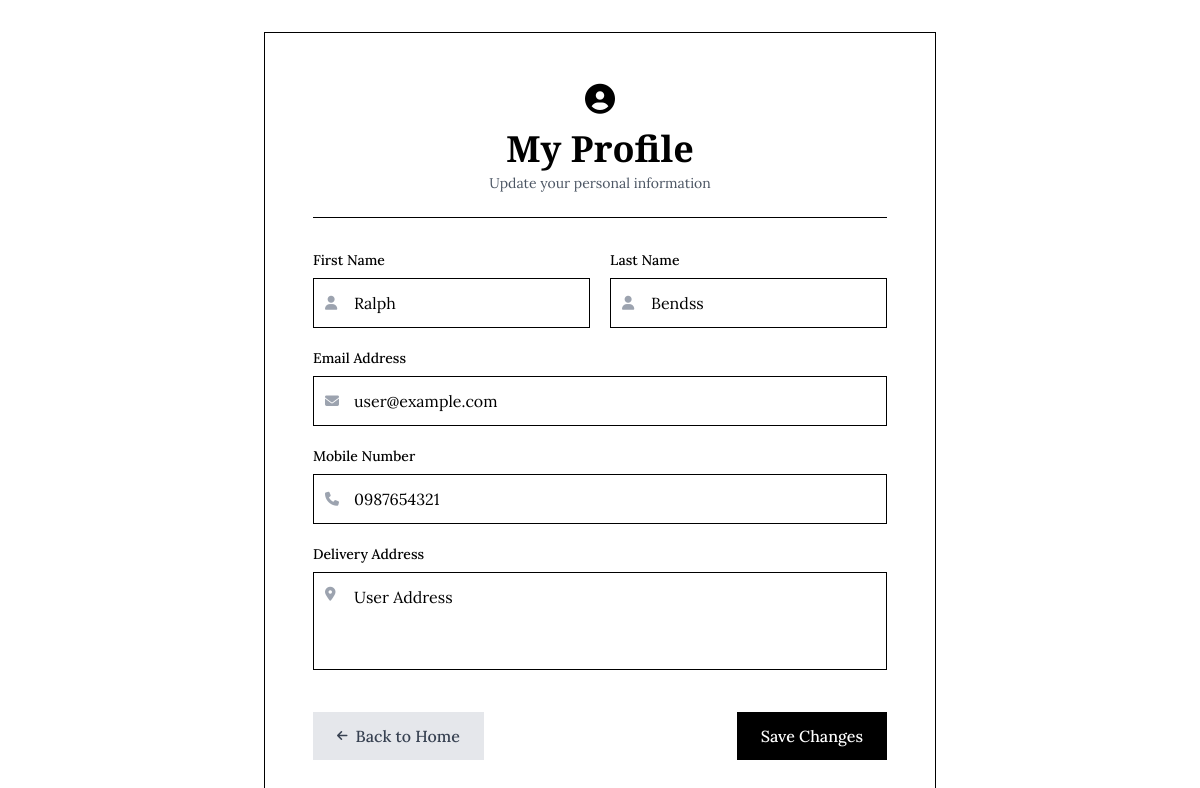
Screenshot of /profile.php (signed in) with the database file from the repository.
### tables this page shows
CREATE TABLE `user_info` (
  `user_id` int NOT NULL,
  `first_name` varchar(100) NOT NULL,
  `last_name` varchar(100) NOT NULL,
  `email` varchar(300) NOT NULL,
  `password` varchar(300) NOT NULL,
  `mobile` varchar(10) NOT NULL,
  `address` varchar(300) NOT NULL,
  `role` enum('admin','user') NOT NULL DEFAULT 'user'
);

### profile.php (the view, shortened to what this page needs)
<?php
require 'admin/db_connect.php';
$user_id = $_SESSION['user_id'];
$user = $conn->query("SELECT * FROM user_info WHERE user_id = $user_id")->fetch_assoc();
?>
<!DOCTYPE html>
<html lang="en">
<head>
    <script src="https://cdn.tailwindcss.com"></script>
    <link rel="stylesheet" href="https://cdnjs.cloudflare.com/ajax/libs/font-awesome/6.4.0/css/all.min.css">
</head>
<body class="min-h-screen bg-white flex items-center justify-center p-4 sm:p-6 md:p-8">
    <div class="w-full max-w-sm sm:max-w-md lg:max-w-2xl">
        <div class="bg-white border border-black p-6 sm:p-8 md:p-10 lg:p-12">
            <div class="text-center mb-6 sm:mb-8 pb-4 sm:pb-6 border-b border-black">
                <i class="fas fa-user-circle text-2xl sm:text-3xl text-black mb-3"></i>
                <h1 class="font-heading text-2xl sm:text-3xl lg:text-4xl font-bold text-black mb-1">My Profile</h1>
                <p class="text-gray-600 text-xs sm:text-sm">Update your personal information</p>
            </div>
            <form method="post" class="space-y-4 sm:space-y-5">
                <div class="grid grid-cols-1 lg:grid-cols-2 gap-4 sm:gap-5">
                    <div>
                        <label for="first_name" class="block text-black font-medium mb-2 text-xs sm:text-sm">First Name</label>
                        <div class="relative">
                            <span class="absolute inset-y-0 left-0 pl-3 flex items-center text-gray-400">
                                <i class="fas fa-user text-xs sm:text-sm"></i>
                            </span>
                            <input
                                type="text"
                                id="first_name"
                                name="first_name"
                                required
                                value="<?php echo htmlspecialchars($user['first_name']); ?>"
                                class="w-full pl-9 sm:pl-10 pr-3 py-2.5 sm:py-3 border border-black focus:outline-none focus:ring-2 focus:ring-black bg-white text-black transition-smooth text-sm sm:text-base"
                            >
                        </div>
                    </div>
                    <div>
                        <label for="last_name" class="block text-black font-medium mb-2 text-xs sm:text-sm">Last Name</label>
                        <div class="relative">
                            <span class="absolute inset-y-0 left-0 pl-3 flex items-center text-gray-400">
                                <i class="fas fa-user text-xs sm:text-sm"></i>
                            </span>
                            <input
                                type="text"
                                id="last_name"
                                name="last_name"
                                required
                                value="<?php echo htmlspecialchars($user['last_name']); ?>"
                                class="w-full pl-9 sm:pl-10 pr-3 py-2.5 sm:py-3 border border-black focus:outline-none focus:ring-2 focus:ring-black bg-white text-black transition-smooth text-sm sm:text-base"
                            >
                        </div>
                    </div>
                </div>
                <div>
                    <label for="email" class="block text-black font-medium mb-2 text-xs sm:text-sm">Email Address</label>
                    <div class="relative">
                        <span class="absolute inset-y-0 left-0 pl-3 flex items-center text-gray-400">
                            <i class="fas fa-envelope text-xs sm:text-sm"></i>
                        </span>
                        <input
                            type="email"
                            id="email"
                            name="email"
                            required
                            value="<?php echo htmlspecialchars($user['email']); ?>"
                            class="w-full pl-9 sm:pl-10 pr-3 py-2.5 sm:py-3 border border-black focus:outline-none focus:ring-2 focus:ring-black bg-white text-black transition-smooth text-sm sm:text-base"
                        >
                    </div>
                </div>
                <div>
                    <label for="mobile" class="block text-black font-medium mb-2 text-xs sm:text-sm">Mobile Number</label>
                    <div class="relative">
                        <span class="absolute inset-y-0 left-0 pl-3 flex items-center text-gray-400">
                            <i class="fas fa-phone text-xs sm:text-sm"></i>
                        </span>
                        <input
                            type="text"
                            id="mobile"
                            name="mobile"
                            required
                            value="<?php echo htmlspecialchars($user['mobile']); ?>"
                            class="w-full pl-9 sm:pl-10 pr-3 py-2.5 sm:py-3 border border-black focus:outline-none focus:ring-2 focus:ring-black bg-white text-black transition-smooth text-sm sm:text-base"
                            placeholder="10 digits"
                        >
                    </div>
                </div>
                <div>
                    <label for="address" class="block text-black font-medium mb-2 text-xs sm:text-sm">Delivery Address</label>
                    <div class="relative">
                        <span class="absolute top-3 left-0 pl-3 flex items-start text-gray-400">
                            <i class="fas fa-map-marker-alt text-xs sm:text-sm"></i>
                        </span>
                        <textarea
                            id="address"
                            name="address"
                            required
                            rows="3"
                            class="w-full pl-9 sm:pl-10 pr-3 py-2.5 sm:py-3 border border-black focus:outline-none focus:ring-2 focus:ring-black bg-white text-black transition-smooth resize-none text-sm sm:text-base"
                        ><?php echo htmlspecialchars($user['address']); ?></textarea>
                    </div>
                </div>
                <div class="pt-4 flex flex-col sm:flex-row justify-between items-center gap-4">
                    <a href="index.php" class="w-full sm:w-auto bg-gray-200 text-gray-700 px-6 py-3 text-center hover:bg-gray-300 transition-smooth inline-flex items-center justify-center gap-2 text-sm sm:text-base font-medium">
                        <i class="fas fa-arrow-left text-xs"></i>
                        <span>Back to Home</span>
                    </a>
                    <button
                        type="submit"
                        class="w-full sm:w-auto bg-black text-white py-3 px-6 font-medium text-sm sm:text-base hover:bg-gray-800 transition-smooth"
                    >
                        Save Changes
                    </button>
                </div>
            </form>
        </div>
    </div>
</body>
</html>

### profile.php (style rules this page uses)
:root { --font-heading: 'Playfair Display', serif; --font-body: 'Lora', serif; }
body { font-family: var(--font-body); }
.font-heading { font-family: var(--font-heading); }
.transition-smooth { transition: all 0.2s ease; }

### rows the page displays
user_info: first_name "Ralph", last_name "Bendss", email "user@example.com", mobile "0987654321", address "User Address"
